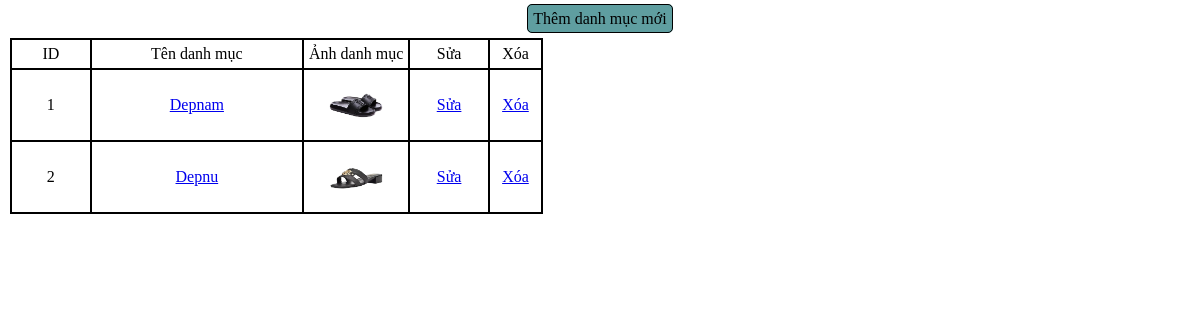
Screenshot of /quantri/ql_dm.php with the database file from the repository.
### tables this page shows
CREATE TABLE IF NOT EXISTS `dmsanpham` (
    `id_dm` int(10) NOT NULL AUTO_INCREMENT,
    `ten_dm` varchar(255) NOT NULL,
    `anh_dm` varchar(255) NOT NULL,
    PRIMARY KEY (`id_dm`)
);

### quantri/ql_dm.php (the view)
<link rel="stylesheet" href="css/ql_dm.css">
<?php
    $sql = "SELECT * FROM dmsanpham ORDER BY id_dm ASC";
    $query = mysqli_query($conn, $sql);
?>
<div id="main">
    <p id="add-prd"><a href="quantri.php?page_layout=themdm"><span>Thêm danh mục mới</span></a></p>
    <table>
        <tr>
            <td width="15%">ID</td>
            <td width="40%">Tên danh mục</td>
            <td width="20%">Ảnh danh mục</td>
            <td width="15%">Sửa</td>
            <td width="15%">Xóa</td>
        </tr>
        <?php
            while($row = mysqli_fetch_array($query)){
        ?>
            <tr>
                <td><span><?php echo $row['id_dm'];?></span></td>
                <td class="l5"><a href="#"><?php echo $row['ten_dm'];?></a></td>
                <td><span class="thumb"><img width="60" src="anh/<?php echo $row['anh_dm'];?>" /></span></td>
                <td><a href="quantri.php?page_layout=sua_dm&id_dm=<?php echo $row['id_dm'];?>"><span>Sửa</span></a></td>
                <td><a href="xoa_dm.php?id_dm=<?php echo  $row['id_dm'];?>"><span>Xóa</span></a></td>
            </tr>
            <?php
            }
            ?>
    </table>
</div>

### quantri/css/ql_dm.css (style rules this page uses)
* { margin: 0; padding: 0; }
#main { text-align: center; margin: 10px; }
table, tr, td { margin-top: 5px; padding: 5px; border: 2px solid black; text-align: center; border-collapse: collapse; }
#main #add-prd a { text-decoration: none; border: 1px solid black; border-radius: 5px; background-color: cadetblue; color: black; padding: 5px; margin-bottom: 10px; }
#main p { margin-bottom: 10px; }

### rows the page displays
dmsanpham: id_dm "1", ten_dm "Depnam", anh_dm (picture)
dmsanpham: id_dm "2", ten_dm "Depnu", anh_dm (picture)
